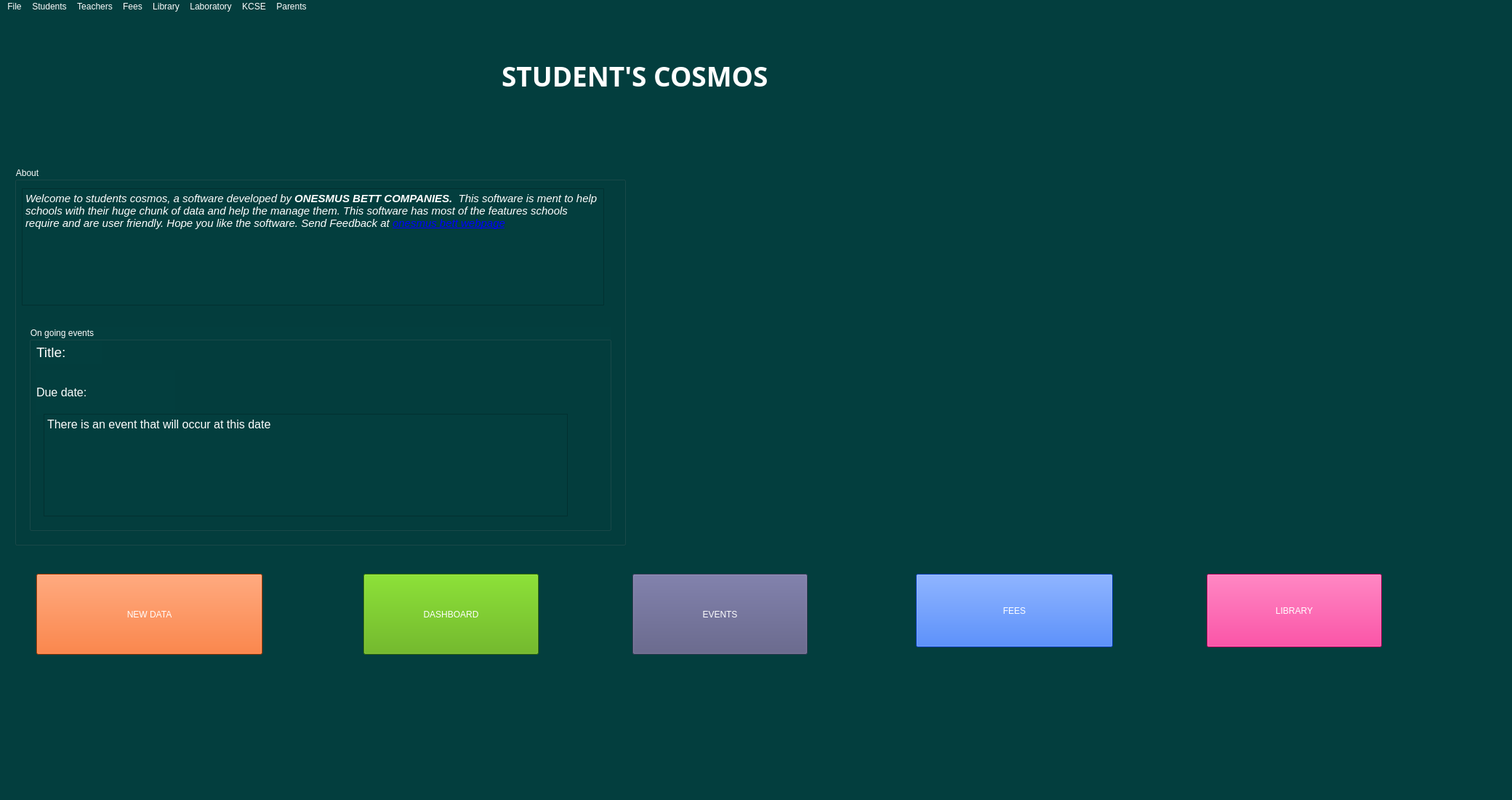
<?xml version="1.0" encoding="UTF-8"?>
<ui version="4.0">
 <class>MainWindow</class>
 <widget class="QMainWindow" name="MainWindow">
  <property name="geometry">
   <rect>
    <x>0</x>
    <y>0</y>
    <width>2080</width>
    <height>1100</height>
   </rect>
  </property>
  <property name="minimumSize">
   <size>
    <width>1900</width>
    <height>1000</height>
   </size>
  </property>
  <property name="font">
   <font>
    <pointsize>14</pointsize>
   </font>
  </property>
  <property name="windowTitle">
   <string>Students Cosmos</string>
  </property>
  <property name="windowIcon">
   <iconset>
    <normaloff>imgs/660921-84.png</normaloff>imgs/660921-84.png</iconset>
  </property>
  <property name="styleSheet">
   <string notr="true">background-color:#033E3E;
color: rgb(255, 255, 255);
selection-color: rgb(255, 0, 127);
</string>
  </property>
  <widget class="QWidget" name="centralwidget">
   <widget class="QLabel" name="label">
    <property name="geometry">
     <rect>
      <x>690</x>
      <y>60</y>
      <width>731</width>
      <height>51</height>
     </rect>
    </property>
    <property name="font">
     <font>
      <family>Segoe UI Black</family>
      <pointsize>28</pointsize>
      <weight>75</weight>
      <italic>false</italic>
      <bold>true</bold>
     </font>
    </property>
    <property name="styleSheet">
     <string notr="true"/>
    </property>
    <property name="text">
     <string>STUDENT'S COSMOS</string>
    </property>
   </widget>
   <widget class="QGroupBox" name="groupBox">
    <property name="geometry">
     <rect>
      <x>20</x>
      <y>210</y>
      <width>841</width>
      <height>521</height>
     </rect>
    </property>
    <property name="title">
     <string>About</string>
    </property>
    <widget class="QTextBrowser" name="textBrowser">
     <property name="geometry">
      <rect>
       <x>10</x>
       <y>30</y>
       <width>801</width>
       <height>161</height>
      </rect>
     </property>
     <property name="html">
      <string>&lt;!DOCTYPE HTML PUBLIC &quot;-//W3C//DTD HTML 4.0//EN&quot; &quot;http://www.w3.org/TR/REC-html40/strict.dtd&quot;&gt;
&lt;html&gt;&lt;head&gt;&lt;meta name=&quot;qrichtext&quot; content=&quot;1&quot; /&gt;&lt;style type=&quot;text/css&quot;&gt;
p, li { white-space: pre-wrap; }
&lt;/style&gt;&lt;/head&gt;&lt;body style=&quot; font-family:'MS Shell Dlg 2'; font-size:8pt; font-weight:400; font-style:normal;&quot;&gt;
&lt;p style=&quot; margin-top:0px; margin-bottom:0px; margin-left:0px; margin-right:0px; -qt-block-indent:0; text-indent:0px;&quot;&gt;&lt;span style=&quot; font-size:11pt; font-style:italic;&quot;&gt;Welcome to students cosmos, a software developed by &lt;/span&gt;&lt;span style=&quot; font-size:11pt; font-weight:600; font-style:italic;&quot;&gt;ONESMUS BETT COMPANIES. &lt;/span&gt;&lt;span style=&quot; font-size:11pt; font-style:italic;&quot;&gt; This software is ment to help schools with their huge chunk of data and help the manage them. This software has most of the features schools require and are user friendly. Hope you like the software. Send Feedback at &lt;/span&gt;&lt;a href=&quot;http://onesmusbett.com&quot;&gt;&lt;span style=&quot; font-size:11pt; font-style:italic; text-decoration: underline; color:#0000ff;&quot;&gt;onesmus bett webpage&lt;/span&gt;&lt;/a&gt;&lt;/p&gt;&lt;/body&gt;&lt;/html&gt;</string>
     </property>
    </widget>
    <widget class="QGroupBox" name="groupBox_2">
     <property name="geometry">
      <rect>
       <x>20</x>
       <y>220</y>
       <width>801</width>
       <height>281</height>
      </rect>
     </property>
     <property name="title">
      <string>On going events</string>
     </property>
     <widget class="QLabel" name="label_3">
      <property name="geometry">
       <rect>
        <x>10</x>
        <y>20</y>
        <width>91</width>
        <height>31</height>
       </rect>
      </property>
      <property name="font">
       <font>
        <family>MS Shell Dlg 2</family>
        <pointsize>14</pointsize>
        <weight>9</weight>
        <italic>false</italic>
        <bold>false</bold>
       </font>
      </property>
      <property name="styleSheet">
       <string notr="true">font: 75 14pt &quot;MS Shell Dlg 2&quot;;</string>
      </property>
      <property name="text">
       <string>Title:</string>
      </property>
     </widget>
     <widget class="QLabel" name="label_4">
      <property name="geometry">
       <rect>
        <x>10</x>
        <y>60</y>
        <width>191</width>
        <height>61</height>
       </rect>
      </property>
      <property name="font">
       <font>
        <family>MS Shell Dlg 2</family>
        <pointsize>12</pointsize>
        <weight>9</weight>
        <italic>false</italic>
        <bold>false</bold>
       </font>
      </property>
      <property name="styleSheet">
       <string notr="true">font: 75 12pt &quot;MS Shell Dlg 2&quot;;</string>
      </property>
      <property name="text">
       <string>Due date:</string>
      </property>
     </widget>
     <widget class="QTextBrowser" name="textBrowser_2">
      <property name="geometry">
       <rect>
        <x>20</x>
        <y>120</y>
        <width>721</width>
        <height>141</height>
       </rect>
      </property>
      <property name="html">
       <string>&lt;!DOCTYPE HTML PUBLIC &quot;-//W3C//DTD HTML 4.0//EN&quot; &quot;http://www.w3.org/TR/REC-html40/strict.dtd&quot;&gt;
&lt;html&gt;&lt;head&gt;&lt;meta name=&quot;qrichtext&quot; content=&quot;1&quot; /&gt;&lt;style type=&quot;text/css&quot;&gt;
p, li { white-space: pre-wrap; }
&lt;/style&gt;&lt;/head&gt;&lt;body style=&quot; font-family:'MS Shell Dlg 2'; font-size:8pt; font-weight:400; font-style:normal;&quot;&gt;
&lt;p style=&quot; margin-top:0px; margin-bottom:0px; margin-left:0px; margin-right:0px; -qt-block-indent:0; text-indent:0px;&quot;&gt;&lt;span style=&quot; font-size:12pt;&quot;&gt;There is an event that will occur at this date&lt;/span&gt;&lt;/p&gt;
&lt;p style=&quot;-qt-paragraph-type:empty; margin-top:0px; margin-bottom:0px; margin-left:0px; margin-right:0px; -qt-block-indent:0; text-indent:0px; font-size:12pt;&quot;&gt;&lt;br /&gt;&lt;/p&gt;&lt;/body&gt;&lt;/html&gt;</string>
      </property>
     </widget>
    </widget>
   </widget>
   <widget class="QLabel" name="label_2">
    <property name="geometry">
     <rect>
      <x>1000</x>
      <y>200</y>
      <width>711</width>
      <height>471</height>
     </rect>
    </property>
    <property name="text">
     <string/>
    </property>
    <property name="pixmap">
     <pixmap>../imgs/LOGO.jpg</pixmap>
    </property>
    <property name="scaledContents">
     <bool>true</bool>
    </property>
   </widget>
   <widget class="QPushButton" name="pushButton">
    <property name="geometry">
     <rect>
      <x>50</x>
      <y>770</y>
      <width>311</width>
      <height>111</height>
     </rect>
    </property>
    <property name="styleSheet">
     <string notr="true">background-color: rgb(255, 85, 0);</string>
    </property>
    <property name="text">
     <string>NEW DATA</string>
    </property>
   </widget>
   <widget class="QPushButton" name="pushButton_2">
    <property name="geometry">
     <rect>
      <x>500</x>
      <y>770</y>
      <width>241</width>
      <height>111</height>
     </rect>
    </property>
    <property name="styleSheet">
     <string notr="true">background-color: rgb(85, 170, 0);</string>
    </property>
    <property name="text">
     <string>DASHBOARD</string>
    </property>
   </widget>
   <widget class="QPushButton" name="pushButton_3">
    <property name="geometry">
     <rect>
      <x>870</x>
      <y>770</y>
      <width>241</width>
      <height>111</height>
     </rect>
    </property>
    <property name="styleSheet">
     <string notr="true">background-color: rgb(85, 85, 127);</string>
    </property>
    <property name="text">
     <string>EVENTS</string>
    </property>
   </widget>
   <widget class="QPushButton" name="pushButton_4">
    <property name="geometry">
     <rect>
      <x>1260</x>
      <y>770</y>
      <width>271</width>
      <height>101</height>
     </rect>
    </property>
    <property name="styleSheet">
     <string notr="true">background-color: rgb(0, 85, 255);</string>
    </property>
    <property name="text">
     <string>FEES</string>
    </property>
   </widget>
   <widget class="QPushButton" name="pushButton_5">
    <property name="geometry">
     <rect>
      <x>1660</x>
      <y>770</y>
      <width>241</width>
      <height>101</height>
     </rect>
    </property>
    <property name="styleSheet">
     <string notr="true">background-color: rgb(255, 0, 127);</string>
    </property>
    <property name="text">
     <string>LIBRARY</string>
    </property>
   </widget>
  </widget>
  <widget class="QMenuBar" name="menubar">
   <property name="geometry">
    <rect>
     <x>0</x>
     <y>0</y>
     <width>2080</width>
     <height>22</height>
    </rect>
   </property>
   <widget class="QMenu" name="menuFile">
    <property name="title">
     <string>File</string>
    </property>
    <widget class="QMenu" name="menuNew">
     <property name="title">
      <string>New</string>
     </property>
     <addaction name="actionStudent"/>
     <addaction name="actionTeacher"/>
     <addaction name="actionClassroom"/>
     <addaction name="actionSubjects"/>
    </widget>
    <widget class="QMenu" name="menuEdit">
     <property name="title">
      <string>Edit</string>
     </property>
     <addaction name="actionStudent_2"/>
     <addaction name="actionTeacher_2"/>
     <addaction name="actionClassrooms"/>
     <addaction name="actionSubjects_2"/>
    </widget>
    <widget class="QMenu" name="menuSettings">
     <property name="title">
      <string>Settings</string>
     </property>
     <addaction name="actionPreferences"/>
    </widget>
    <addaction name="menuNew"/>
    <addaction name="menuEdit"/>
    <addaction name="menuSettings"/>
    <addaction name="separator"/>
    <addaction name="actionExit"/>
   </widget>
   <widget class="QMenu" name="menuStudents">
    <property name="title">
     <string>Students</string>
    </property>
    <addaction name="actionDatabase"/>
    <addaction name="actionClasses"/>
    <addaction name="actionClass_Teachers"/>
   </widget>
   <widget class="QMenu" name="menuTeachers">
    <property name="title">
     <string>Teachers</string>
    </property>
    <addaction name="actionData"/>
    <addaction name="actionClass_Teacher"/>
    <addaction name="actionSubject_Teachers"/>
   </widget>
   <widget class="QMenu" name="menuFees">
    <property name="title">
     <string>Fees</string>
    </property>
    <addaction name="actionCheck_Database"/>
    <addaction name="actionRecord_Payments"/>
    <addaction name="actionPrint_receipts"/>
   </widget>
   <widget class="QMenu" name="menuLibrary">
    <property name="title">
     <string>Library</string>
    </property>
    <addaction name="actionLend_Book"/>
    <addaction name="actionClear_book"/>
    <addaction name="actionCheck_Books"/>
    <addaction name="actionRegister_Book"/>
   </widget>
   <widget class="QMenu" name="menuLaboratory">
    <property name="title">
     <string>Laboratory</string>
    </property>
   </widget>
   <widget class="QMenu" name="menuKCSE">
    <property name="title">
     <string>KCSE</string>
    </property>
    <addaction name="actionRegister_students"/>
    <addaction name="actionIndex_numbers"/>
    <addaction name="actionContacts"/>
   </widget>
   <widget class="QMenu" name="menuParents">
    <property name="title">
     <string>Parents</string>
    </property>
    <addaction name="actionNotification"/>
    <addaction name="actionContacts_2"/>
    <addaction name="actionClass"/>
    <addaction name="actionSend_sms"/>
    <addaction name="actionSend_email"/>
   </widget>
   <addaction name="menuFile"/>
   <addaction name="menuStudents"/>
   <addaction name="menuTeachers"/>
   <addaction name="menuFees"/>
   <addaction name="menuLibrary"/>
   <addaction name="menuLaboratory"/>
   <addaction name="menuKCSE"/>
   <addaction name="menuParents"/>
  </widget>
  <widget class="QStatusBar" name="statusbar"/>
  <action name="actionStudent">
   <property name="text">
    <string>Student</string>
   </property>
  </action>
  <action name="actionTeacher">
   <property name="text">
    <string>Teacher</string>
   </property>
  </action>
  <action name="actionClassroom">
   <property name="text">
    <string>Classroom</string>
   </property>
  </action>
  <action name="actionSubjects">
   <property name="text">
    <string>Subjects</string>
   </property>
  </action>
  <action name="actionStudent_2">
   <property name="text">
    <string>Student</string>
   </property>
  </action>
  <action name="actionTeacher_2">
   <property name="text">
    <string>Teacher</string>
   </property>
  </action>
  <action name="actionClassrooms">
   <property name="text">
    <string>Classrooms</string>
   </property>
  </action>
  <action name="actionSubjects_2">
   <property name="text">
    <string>Subjects</string>
   </property>
  </action>
  <action name="actionPreferences">
   <property name="text">
    <string>Preferences</string>
   </property>
  </action>
  <action name="actionExit">
   <property name="text">
    <string>Exit</string>
   </property>
  </action>
  <action name="actionDatabase">
   <property name="text">
    <string>Database</string>
   </property>
  </action>
  <action name="actionClasses">
   <property name="text">
    <string>Classes</string>
   </property>
  </action>
  <action name="actionClass_Teachers">
   <property name="text">
    <string>Class Teachers</string>
   </property>
  </action>
  <action name="actionData">
   <property name="text">
    <string>Data</string>
   </property>
  </action>
  <action name="actionClass_Teacher">
   <property name="text">
    <string>Class Teacher</string>
   </property>
  </action>
  <action name="actionSubject_Teachers">
   <property name="text">
    <string>Subject Teachers</string>
   </property>
  </action>
  <action name="actionCheck_Database">
   <property name="text">
    <string>Check Database</string>
   </property>
  </action>
  <action name="actionRecord_Payments">
   <property name="text">
    <string>Record Payments</string>
   </property>
  </action>
  <action name="actionPrint_receipts">
   <property name="text">
    <string>Print receipts</string>
   </property>
  </action>
  <action name="actionRegister_students">
   <property name="text">
    <string>Register students</string>
   </property>
  </action>
  <action name="actionIndex_numbers">
   <property name="text">
    <string>Index numbers</string>
   </property>
  </action>
  <action name="actionContacts">
   <property name="text">
    <string>Contacts</string>
   </property>
  </action>
  <action name="actionNotification">
   <property name="text">
    <string>Notification</string>
   </property>
  </action>
  <action name="actionContacts_2">
   <property name="text">
    <string>Contacts</string>
   </property>
  </action>
  <action name="actionClass">
   <property name="text">
    <string>Class</string>
   </property>
  </action>
  <action name="actionSend_sms">
   <property name="text">
    <string>Send sms</string>
   </property>
  </action>
  <action name="actionSend_email">
   <property name="text">
    <string>Send email</string>
   </property>
  </action>
  <action name="actionLend_Book">
   <property name="text">
    <string>Lend Book</string>
   </property>
  </action>
  <action name="actionClear_book">
   <property name="text">
    <string>Clear book</string>
   </property>
  </action>
  <action name="actionCheck_Books">
   <property name="text">
    <string>Check Books</string>
   </property>
  </action>
  <action name="actionRegister_Book">
   <property name="text">
    <string>Register Book</string>
   </property>
  </action>
 </widget>
 <resources/>
 <connections/>
</ui>
